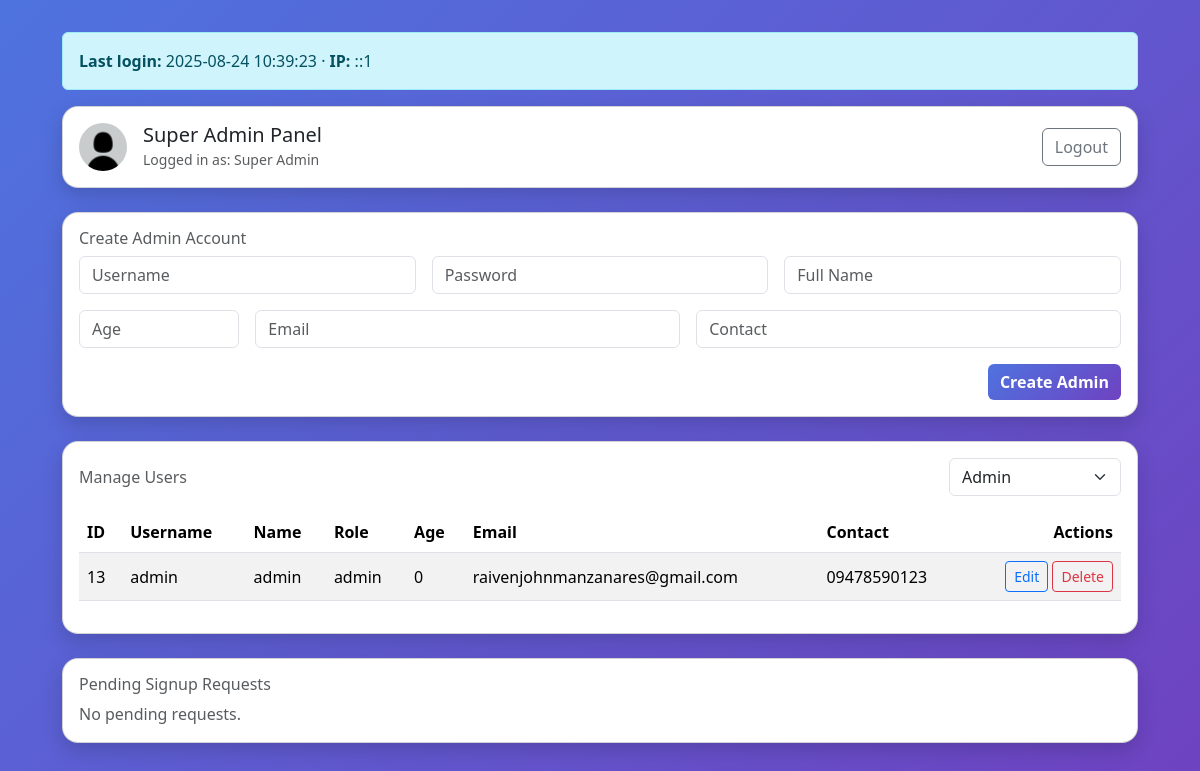
The app's page /attendance_sys/superadmin_dashboard.php (signed in) with its own data.
### tables this page shows
CREATE TABLE `users` (
  `id` int(11) NOT NULL,
  `username` varchar(50) NOT NULL,
  `password` varchar(255) NOT NULL,
  `role` enum('Faculty staff','monitoring staff','admin','Super admin') NOT NULL,
  `name` varchar(100) NOT NULL,
  `age` int(11) NOT NULL,
  `email` varchar(100) NOT NULL,
  `contact` varchar(20) DEFAULT NULL,
  `profile_pic` varchar(255) DEFAULT NULL,
  `verified` tinyint(4) DEFAULT 0,
  `last_login_at` datetime DEFAULT NULL,
  `last_login_ip` varchar(45) DEFAULT NULL,
  `created_at` timestamp NOT NULL DEFAULT current_timestamp()
);

### attendance_sys/superadmin_dashboard.php (the view, shortened to what this page needs)
<?php
require 'db_connect.php';
$stmt = $pdo->prepare("SELECT id, username, name, role, email, profile_pic, last_login_at, last_login_ip FROM users WHERE id=?");
$stmt->execute([$_SESSION['user_id']]);
$me = $stmt->fetch(PDO::FETCH_ASSOC);
function sanitize($s){ return htmlspecialchars($s ?? '', ENT_QUOTES, 'UTF-8'); }
$roles = ['Super admin','admin','monitoring staff','Faculty staff'];
$filter = $_GET['role'] ?? 'admin';
$list = $pdo->prepare("SELECT id, username, name, role, age, email, contact FROM users WHERE role=? ORDER BY id DESC");
$list->execute([$filter]);
$users = $list->fetchAll(PDO::FETCH_ASSOC);
try {
  $reqStmt = $pdo->query("SELECT * FROM signup_requests WHERE status='pending' ORDER BY created_at DESC");
  $pendingRequests = $reqStmt->fetchAll(PDO::FETCH_ASSOC);
} catch (Exception $e) {
  $pendingRequests = [];
}
?>
<!DOCTYPE html>
<html lang="en">
<head>
  <link href="https://cdn.jsdelivr.net/npm/bootstrap@5.3.2/dist/css/bootstrap.min.css" rel="stylesheet">
</head>
<body>
<div class="container" style="max-width: 1100px;">
<?php
$lastAt = $me['last_login_at'] ?? null;
$lastIp = $me['last_login_ip'] ?? null;
if ($lastAt || $lastIp): ?>
  <div class="alert alert-info d-flex align-items-center" role="alert">
    <div>
      <strong>Last login:</strong> <?= sanitize($lastAt ?: '—') ?>
      &middot; <strong>IP:</strong> <?= sanitize($lastIp ?: '—') ?>
    </div>
  </div>
<?php endif; ?>
  <div class="card mb-4">
    <div class="card-body d-flex align-items-center justify-content-between">
      <div class="d-flex align-items-center gap-3">
        <img src="<?= sanitize($me['profile_pic'] ?: 'uploads/default.png') ?>" class="avatar" alt="Profile">
        <div>
          <h5 class="mb-0">Super Admin Panel</h5>
          <small class="text-muted">Logged in as: <?= sanitize($me['username']) ?></small>
        </div>
      </div>
      <a class="btn btn-outline-secondary" href="logout.php">Logout</a>
    </div>
  </div>
  <div class="card mb-4">
    <div class="card-body">
      <h6 class="text-muted mb-2">Create Admin Account</h6>
      <form method="POST" class="row g-3">
        <div class="col-md-4"><input class="form-control" name="username" placeholder="Username" required></div>
        <div class="col-md-4"><input class="form-control" type="password" name="password" placeholder="Password" required></div>
        <div class="col-md-4"><input class="form-control" name="name" placeholder="Full Name"></div>
        <div class="col-md-2"><input class="form-control" type="number" name="age" placeholder="Age"></div>
        <div class="col-md-5"><input class="form-control" type="email" name="email" placeholder="Email" required></div>
        <div class="col-md-5"><input class="form-control" name="contact" placeholder="Contact"></div>
        <div class="col-12 text-end">
          <button class="btn btn-gradient">Create Admin</button>
        </div>
      </form>
    </div>
  </div>
  <div class="card">
    <div class="card-body">
      <div class="d-flex align-items-center justify-content-between mb-3">
        <h6 class="text-muted mb-0">Manage Users</h6>
        <form method="GET" class="d-flex gap-2">
          <select class="form-select" name="role" onchange="this.form.submit()">
            <?php foreach ($roles as $r): ?>
              <option value="<?= sanitize($r) ?>" <?= $filter===$r?'selected':'' ?>><?= sanitize(ucfirst($r)) ?></option>
            <?php endforeach; ?>
          </select>
        </form>
      </div>
      <div class="table-responsive">
        <table class="table table-striped align-middle">
          <thead>
            <tr>
              <th>ID</th><th>Username</th><th>Name</th><th>Role</th><th>Age</th><th>Email</th><th>Contact</th><th class="text-end">Actions</th>
            </tr>
          </thead>
          <tbody>
          <?php foreach ($users as $u): ?>
            <tr>
              <td><?= (int)$u['id'] ?></td>
              <td><?= sanitize($u['username']) ?></td>
              <td><?= sanitize($u['name']) ?></td>
              <td><?= sanitize($u['role']) ?></td>
              <td><?= (int)$u['age'] ?></td>
              <td><?= sanitize($u['email']) ?></td>
              <td><?= sanitize($u['contact']) ?></td>
              <td class="text-end">
                <button class="btn btn-sm btn-outline-primary" type="button" onclick="toggleEdit('row<?= (int)$u['id'] ?>')">Edit</button>
                <?php if ($u['role'] !== 'Super admin' && (int)$u['id'] !== (int)$me['id']): ?>
                  <form method="POST" class="d-inline"
                        onsubmit="return confirm('Delete user #<?= (int)$u['id'] ?> (<?= sanitize($u['username']) ?>)? This cannot be undone.');">
                    <button class="btn btn-sm btn-outline-danger">Delete</button>
                  </form>
                <?php endif; ?>
              </td>
            </tr>
          <?php endforeach; ?>
          </tbody>
        </table>
      </div>
    </div>
  </div>
  <div class="card mt-4">
  <div class="card-body">
    <h6 class="text-muted mb-2">Pending Signup Requests</h6>
    <?php if (empty($pendingRequests)): ?>
      <p class="mb-0 text-muted">No pending requests.</p>
    <?php endif; ?>
  </div>
</div>
</div>
</body>
</html>

### attendance_sys/superadmin_dashboard.php (style rules this page uses)
body { background: linear-gradient(135deg,#4e73df,#6f42c1); min-height:100vh; padding: 2rem 1rem; }
.card { border-radius: 1rem; box-shadow: 0 8px 20px rgba(0,0,0,.15); }
.btn-gradient { background: linear-gradient(135deg,#4e73df,#6f42c1); border:none; color:#fff; font-weight:600; }
.avatar { width:48px; height:48px; border-radius:50%; object-fit:cover; }

### records on screen
users: last_login_at "2025-08-24 10:39:23", last_login_ip "::1", profile_pic (placeholder picture), username "Super Admin"
users: id "13", username "admin", name "admin", role "admin", age "0", email "raivenjohnmanzanares@gmail.com", contact "09478590123"

### other values on screen
form field role "Admin"
